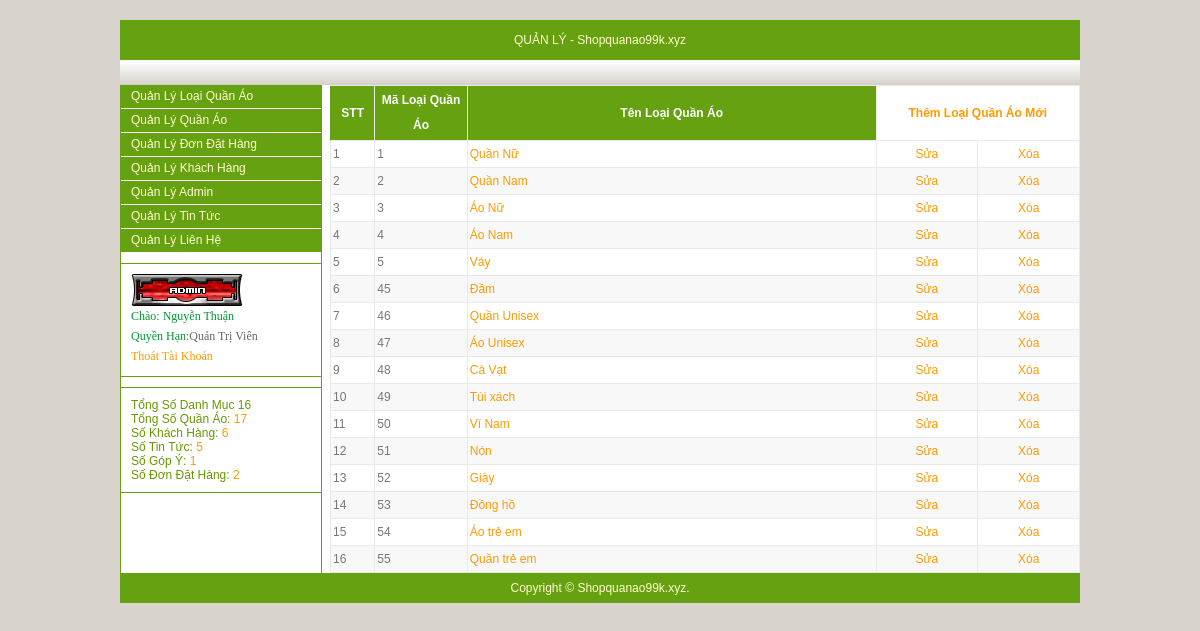
The page /adm/index.php (signed in) on the database its author committed.
### tables this page shows
CREATE TABLE `loai_cay` (
  `ma_loai` int(11) NOT NULL,
  `ten_loai` varchar(40) NOT NULL
);

### adm/loaiqua/loaiqua.php (the view, shortened to what this page needs)
<?php
	$strSQL="SELECT * FROM loai_cay";
	$loai_qua=mysqli_query($ung,$strSQL);
?>
<table width="750" cellpadding="2" cellspacing="0" border="0" class="admintable" style="border-right:#E9E9E9 1px solid; border-top:#E9E9E9 1px solid;" align="right">
	<tr>
		<th width="40" align="center" style="border-left:#66A111 solid 1px;">
			STT
		</th>
		<th width="90" align="center">
			Mã Loại Quần Áo
		</th>
		<th width="420">
			Tên Loại Quần Áo
		</th>
		<th width="200" colspan="2" style="background:#FFFFFF;" align="center">
			<a href="#" onclick="goithem_sua('themloaiqua')">Thêm Loại Quần Áo Mới</a>
		</th>
	</tr>
	<?php $i=0; ?>
		<?php while($row=mysqli_fetch_array($loai_qua)) { $i+=1; ?>
	<tr>
	<?php
			if($i%2==0)
				$mausac="style='background:#F8F8F8;'";
			 else
			 	$mausac="style='background:#FFFFFF;'";
	?>
		<td <?php echo $mausac; ?> >
			<?php echo $i; ?>
		</td>
		<td <?php echo $mausac; ?> >
			<?php echo $row['ma_loai']; ?>
		</td>
		<td <?php echo $mausac; ?> >
			<a href="#" onclick="goithem_sua('sualoaiqua',<?php echo $row['ma_loai']; ?>)"><?php echo $row['ten_loai']; ?></a>
		</td>
		<td width="100" align="center" <?php echo $mausac; ?>>
			<a href="#" onclick="goithem_sua('sualoaiqua',<?php echo $row['ma_loai']; ?>)">Sửa</a>
		</td>
		<td width="100" align="center" <?php echo $mausac; ?>>
			<a href="#" onclick="xoa_loaiqua(<?php echo $row['ma_loai']; ?>)">Xóa</a>
		</td>
	</tr>
		<?php } ?>
</table>

### adm/admstyle.css (style rules this page uses)
Body { background:#D8D4CD url(../images/bg.jpg) no-repeat fixed; color:#888888; font-family:Arial, Helvetica, sans-serif; font-size:12px; margin-bottom:0px; margin-top:0px; margin-left:0px; margin-right:0px; }
a:link { color:#FF9900; text-decoration:none; }
.admintable { border:1px; }
.admintable TD { background:#FFFFFF; border-left:#E9E9E9 1px solid; border-bottom:#E9E9E9 1px solid; line-height:22px; color:#777777; }
.admintable TH { background:#66A111; color:#FFFFFF; line-height:25px; border-left:#E9E9E9 1px solid; border-bottom:#E9E9E9 1px solid; }

### rows shown on the page
loai_cay: ma_loai "1", ten_loai "Quần Nữ"
loai_cay: ma_loai "2", ten_loai "Quần Nam"
loai_cay: ma_loai "3", ten_loai "Áo Nữ"
loai_cay: ma_loai "4", ten_loai "Áo Nam"
loai_cay: ma_loai "5", ten_loai "Váy"
loai_cay: ma_loai "45", ten_loai "Đầm"
loai_cay: ma_loai "46", ten_loai "Quần Unisex"
loai_cay: ma_loai "47", ten_loai "Áo Unisex"
loai_cay: ma_loai "48", ten_loai "Cà Vạt"
loai_cay: ma_loai "49", ten_loai "Túi xách"
loai_cay: ma_loai "50", ten_loai "Ví Nam"
loai_cay: ma_loai "51", ten_loai "Nón"
loai_cay: ma_loai "52", ten_loai "Giày"
loai_cay: ma_loai "53", ten_loai "Đồng hồ"
loai_cay: ma_loai "54", ten_loai "Áo trẻ em"
loai_cay: ma_loai "55", ten_loai "Quần trẻ em"

### other values the page prints
$_SESSION['hovatenad'] "Nguyễn Thuận"
$soloaiqua "16"
$soqua "17"
$khachhang "6"
$tintuc "5"
$lienhe "1"
$dondathang "2"
